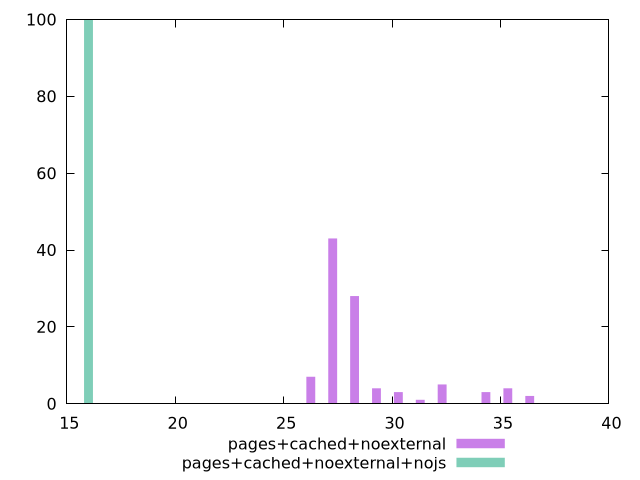

Write the gnuplot code that produced this figure.
$_pagesCachedNoexternal <<EOF
30.291081103829587 3
27.261972993446626 43
31.30078380729057 1
26.252270289985642 7
28.271675696907614 28
35.339594621134516 4
29.281378400368602 4
32.31048651075156 5
36.349297324595504 2
34.329891917673535 3
EOF
$_pagesCachedNoexternalNojs <<EOF
16 100
EOF
set key outside below
set terminal pngcairo
set output "report_00006_2020-11-02T20-21-41.718Z/max-potential-fid/max-potential-fid_pages+cached+noexternal_pages+cached+noexternal+nojs+hist.png"
set boxwidth 0.4069859464919101
set style fill transparent solid 0.5 noborder
set yrange [0:100]
plot $_pagesCachedNoexternal title "pages+cached+noexternal" with boxes ,$_pagesCachedNoexternalNojs title "pages+cached+noexternal+nojs" with boxes ,
